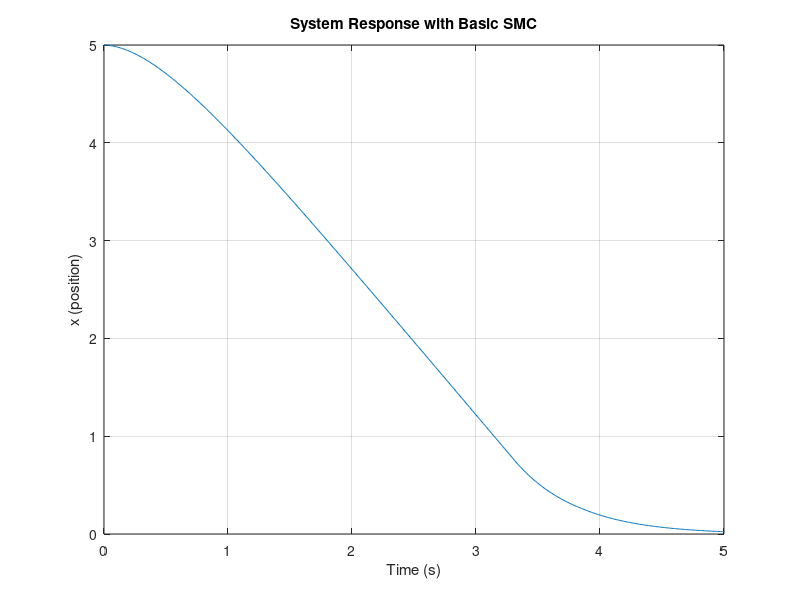

Write the MATLAB code that produced this figure.
% smc_basic_example.m
% Simple SMC for second-order system

lambda = 2;
eta = 3;
x_d = 0;           % desired position
dx_d = 0;          % desired velocity
ddx_d = 0;         % desired acceleration

dt = 0.01;
T = 5;
t = 0:dt:T;

x = 5; dx = 0;     % initial condition
X = []; U = [];

for i = 1:length(t)
    e = x - x_d;
    de = dx - dx_d;
    s = de + lambda * e;
    
    u = ddx_d - lambda * de - eta * sign(s);
    
    ddx = u;
    dx = dx + ddx * dt;
    x = x + dx * dt;
    
    X(end+1) = x;
    U(end+1) = u;
end

% Plot
figure;
plot(t, X);
xlabel('Time (s)');
ylabel('x (position)');
title('System Response with Basic SMC');
grid on;